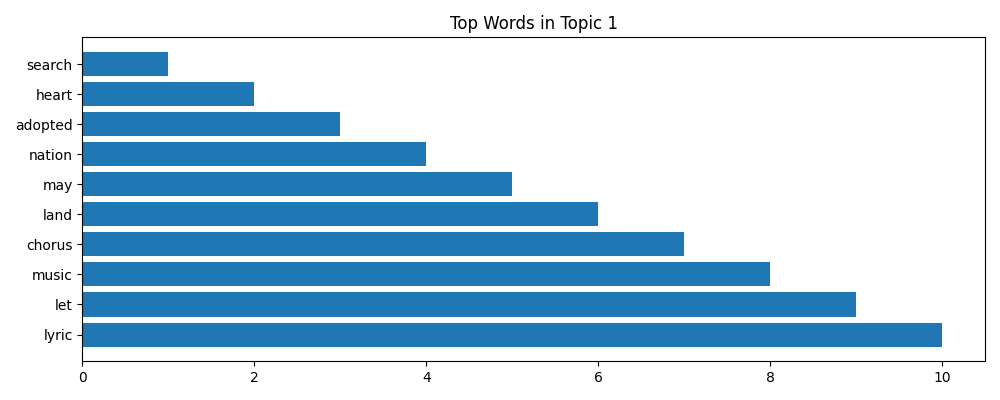
#> input picture Flags_and_Anthem/anthem_text_analysis/topic_1_words.png, 1000 x 400 px; its folder holds only this picture in this run
$ python -i multimodal.py   (imports and definitions only)
#> lines starting #> are read from the running program, lines starting #| are printed output that depends on the picture
import os
import pandas as pd
import numpy as np
import matplotlib.pyplot as plt
import seaborn as sns
from sklearn.preprocessing import StandardScaler
from sklearn.decomposition import PCA
from sklearn.manifold import TSNE
from sklearn.cluster import KMeans
from scipy.stats import pearsonr, spearmanr
import warnings

# Suppress warnings
# [1 line not run here, left out]

# Define paths to the saved data from previous analyses
audio_data_path = "anthem_features_summary.csv"
text_data_path = "anthem_text_analysis/anthem_statistics.csv"
text_sentiment_path = "anthem_text_analysis/anthem_sentiment.csv"
text_topics_path = "anthem_text_analysis/anthem_topics.csv"

# Create output directory for multimodal analysis
output_dir = "multimodal_analysis"
# [1 line not run here, left out]

# Function to load and prepare data
# [45 lines left out: function load_data, not called in this run]

# Function to merge datasets by country code - FIXED VERSION
def merge_datasets(data):
    merged_data = None

    # Start with audio data if available
    if 'audio' in data:
        merged_data = data['audio'][['country_code', 'country_name']].copy()

        # Add audio features
        numeric_cols = data['audio'].select_dtypes(include=['float64', 'int64']).columns
        for col in numeric_cols:
            if col not in ['country_code', 'country_name']:
                merged_data[f'audio_{col}'] = data['audio'][col]

    # Add text statistics if available
    if 'text_stats' in data:
        if merged_data is None:
            merged_data = data['text_stats'][['country_code', 'country_name']].copy()

            # Add text features with prefix
            text_features = [col for col in data['text_stats'].columns
                            if col not in ['country_code', 'country_name']]
            for col in text_features:
                merged_data[f'text_{col}'] = data['text_stats'][col]
        else:
            # Create a dataframe for text features
            text_df = data['text_stats'][['country_code']].copy()

            # Add text features with prefix
            text_features = [col for col in data['text_stats'].columns
                            if col not in ['country_code', 'country_name']]
            for col in text_features:
                text_df[f'text_{col}'] = data['text_stats'][col]

            # Merge on country_code
            merged_data = pd.merge(merged_data, text_df, on='country_code', how='outer')

    # Add text sentiment if available
    if 'text_sentiment' in data:
        if merged_data is None:
            merged_data = data['text_sentiment'][['country_code', 'country_name']].copy()
            merged_data['text_polarity'] = data['text_sentiment']['polarity']
            merged_data['text_subjectivity'] = data['text_sentiment']['subjectivity']
        else:
            # Create sentiment dataframe
            sentiment_df = data['text_sentiment'][['country_code']].copy()
            sentiment_df['text_polarity'] = data['text_sentiment']['polarity']
            sentiment_df['text_subjectivity'] = data['text_sentiment']['subjectivity']

            # Merge
            merged_data = pd.merge(merged_data, sentiment_df, on='country_code', how='outer')

    # Add text topics if available
    if 'text_topics' in data:
        if merged_data is None:
            merged_data = data['text_topics'][['country_code', 'country_name']].copy()

            # Add topic features
            topic_cols = [col for col in data['text_topics'].columns
                          if col.startswith('topic_') and col.endswith('_weight')]
            for col in topic_cols:
                merged_data[col] = data['text_topics'][col]
        else:
            # Create topics dataframe
            topics_df = data['text_topics'][['country_code']].copy()

            # Add topic features
            topic_cols = [col for col in data['text_topics'].columns
                          if col.startswith('topic_') and col.endswith('_weight')]
            for col in topic_cols:
                topics_df[col] = data['text_topics'][col]

            # Merge
            merged_data = pd.merge(merged_data, topics_df, on='country_code', how='outer')

    # Remove duplicates if any (based on country_code)
    if merged_data is not None and 'country_code' in merged_data.columns:
        # Check for duplicates
        if merged_data['country_code'].duplicated().any():
            print(f"Warning: Found {merged_data['country_code'].duplicated().sum()} duplicate country codes. Keeping first occurrence.")
            merged_data = merged_data.drop_duplicates(subset=['country_code'], keep='first')

    # Print merge summary
    if merged_data is not None:
        print(f"Merged dataset contains {len(merged_data)} countries with {len(merged_data.columns)} features")

        # Count NaN values by modality
        audio_cols = [col for col in merged_data.columns if col.startswith('audio_')]
        text_cols = [col for col in merged_data.columns if col.startswith('text_')]

        print(f"Audio features: {len(audio_cols)} columns")
        print(f"Text features: {len(text_cols)} columns")

        # Count countries with data in each modality
        countries_with_audio = merged_data.dropna(subset=audio_cols, how='all').shape[0] if audio_cols else 0
        countries_with_text = merged_data.dropna(subset=text_cols, how='all').shape[0] if text_cols else 0

        print(f"Countries with audio data: {countries_with_audio}")
        print(f"Countries with text data: {countries_with_text}")

        # Count countries with data in all modalities
        if audio_cols and text_cols:
            countries_with_both = merged_data.dropna(subset=audio_cols+text_cols, how='all').shape[0]
            countries_with_complete = merged_data.dropna(subset=audio_cols+text_cols).shape[0]
            print(f"Countries with both audio and text data: {countries_with_both}")
            print(f"Countries with complete data across all features: {countries_with_complete}")

    return merged_data

# Function to calculate cross-modal correlations
# [588 lines left out: functions calculate_cross_modal_correlations, visualize_top_correlations, create_multimodal_typology, analyze_regional_patterns, analyze_intra_modal_correlations, identify_interesting_relationships and 1 more, not called in this run]

# [2 lines not run here, left out]

>>> import cv2
>>> picture = cv2.imread('anthem_text_analysis/topic_1_words.png', cv2.IMREAD_GRAYSCALE)
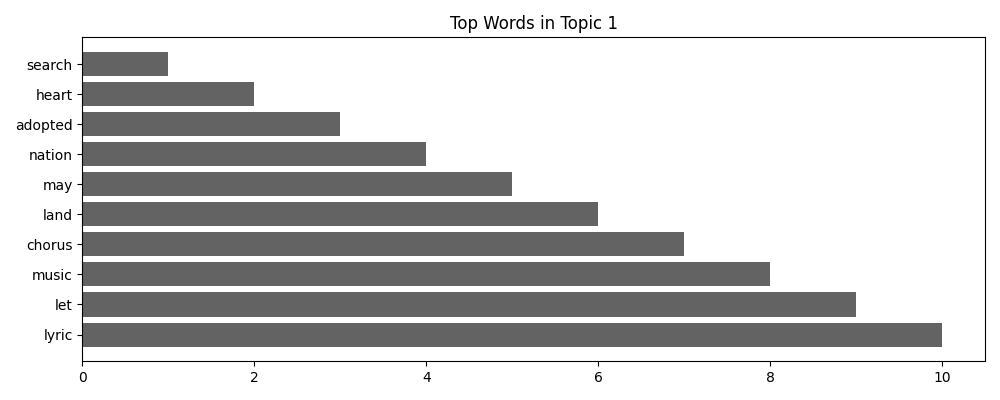
#> picture: shape (400, 1000); min 0, max 255, mean 207.5
>>> result = merge_datasets(picture)
